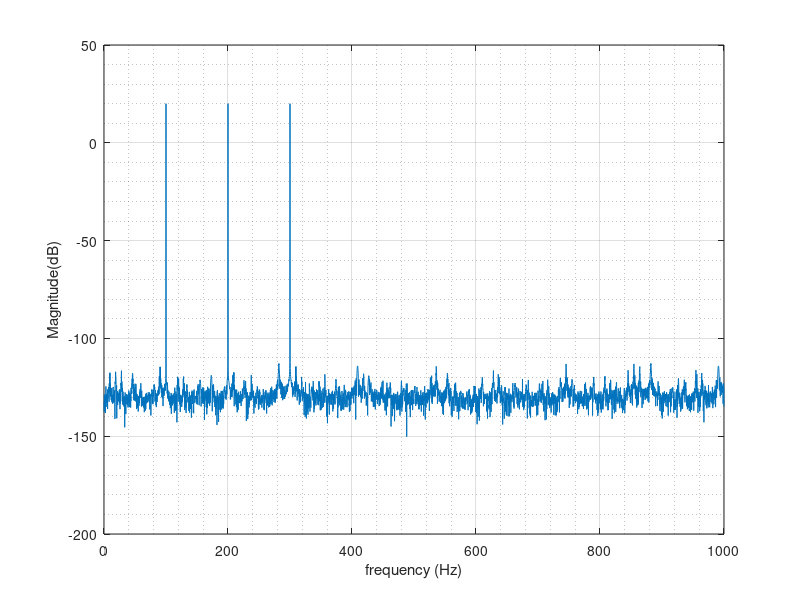

Here is the MATLAB script that generated this plot:
clear all
close all

%% function
function plot_fft(time_domain_signal, signal_length, sampling_rate)
  Y = fft(time_domain_signal);
  P2 = abs(Y/signal_length);
  P1 = P2(1:signal_length/2+1);
  P1(2:end-1) = 2*P1(2:end-1);
  
  f = sampling_rate * (0:(signal_length/2))/signal_length;
  
  plot(f, P1); grid on; grid minor;
  ylabel('Magnitude'), xlabel('frequency (Hz)');
end

function plot_fft_dB(time_domain_signal, signal_length, sampling_rate)
  Y = fft(time_domain_signal);
  P2 = abs(Y/signal_length);
  P1 = P2(1:signal_length/2+1);
  P1(2:end-1) = 2*P1(2:end-1);
  
  f = sampling_rate * (0:(signal_length/2))/signal_length;
  P1 = 10*log10(P1);
  plot(f, P1); grid on; grid minor;
  ylabel('Magnitude(dB)'), xlabel('frequency (Hz)');
end

function plot_stft(time_domain_signal)#, signal_length, sampling_rate, window)
  specgram(time_domain_signal);
  colormap hot;
end

function plot_welch(time_domain_signal)#, signal_length, sampling_rate, windowing)
  pwelch(time_domain_signal);
  grid on; grid minor;
  ylabel('PSD'), xlabel('frequency (Hz)');
end

function plot_welch_dB(time_domain_signal)#, signal_length, sampling_rate, windowing)
  [pxx, f] = pwelch(time_domain_signal);
  plot(f, 10*log10(pxx));
  grid on; grid minor;
  ylabel('PSD(dB/Hz)'), xlabel('frequency (Hz)');
end

function save_fig2png(figure, filename)
  saveas(figure, filename, 'png');
end

%% signal generation
fs = 2000;
sec = 5;

t = linspace(0, sec, fs*sec);

A = 100;

f0 = 100;
f1 = 200;
f2 = 300;

for n=1:length(t),
  
  x1(n) = A*cos(2*pi*(f0/fs)*n);
  x2(n) = A*cos(2*pi*(f1/fs)*n);
  x3(n) = A*cos(2*pi*(f2/fs)*n);
end

for n=1:length(t),
  y1(n) = A*sin(2*pi*(f0/fs)*n);
  y2(n) = A*sin(2*pi*(f1/fs)*n);
  y3(n) = A*sin(2*pi*(f2/fs)*n);
end

s = x1+y2+y3;
plot_stft(s);

plot_fft_dB(s, length(s), fs)

#view(-45,65);
#colormap jet;

##
##figure; plot(s); xlim([1, 100]);
##
##figure; plot_fft(s, length(s), fs);
